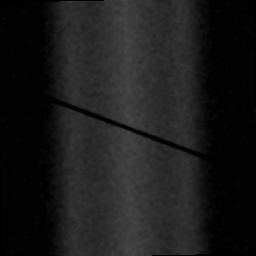
#> input picture dataset/expanded_benchmark/osteoporosis/benchmark_fractures_01127.png, 256 x 256 px; its folder holds 4 pictures in this run
$ python debug_norm_comparison.py
#> lines starting #> are read from the running program, lines starting #| are printed output that depends on the picture; after the words box and inside, x2 and y2 are one past the last pixel; in counts of white or black regions, pixels touching at a corner belong together; long printed decimals are rounded; pictures that were not available may be replaced by others from this repository, and a replacement may not be noted
#!/usr/bin/env python3
"""Debug gray_norm normalization"""

from pathlib import Path
import numpy as np
from PIL import Image

def test_normalization(img_path):
    """Test different normalization methods"""
    pil_img = Image.open(str(img_path)).convert("RGB")
    raw_img = np.array(pil_img)

    # Method 1: Simple division (from debug_radiometric.py)
    gray_arr1 = raw_img.mean(2).astype(np.float32) / 255.0
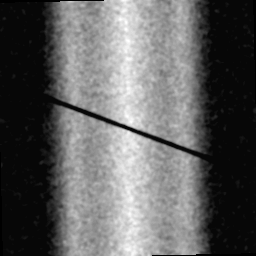
#> gray_arr1: shape (256, 256) float32; min 0, max 0.282, mean 0.107; drawn with min black and max white

    # Method 2: Min-max normalization (from run_inference)
    gray_arr2 = raw_img.mean(2).astype(np.float32) / 255.0
    gray_norm = (gray_arr2 - gray_arr2.min()) / (gray_arr2.max() - gray_arr2.min() + 1e-8)

    print(f"\nImage: {Path(img_path).name}")
    print(f"  Simple div (0-1):")
    print(f"    range: [{gray_arr1.min():.4f}, {gray_arr1.max():.4f}]")
#|     range: [0.0000, 0.2824]
    print(f"    mean:  {gray_arr1.mean():.4f}, std: {gray_arr1.std():.4f}")
#|     mean:  0.1066, std: 0.0879

    print(f"  Min-max norm (0-1):")
    print(f"    range: [{gray_norm.min():.4f}, {gray_norm.max():.4f}]")
#|     range: [0.0000, 1.0000]
    print(f"    mean:  {gray_norm.mean():.4f}, std: {gray_norm.std():.4f}")
#|     mean:  0.3777, std: 0.3113

    # Show that they are different
    diff = np.abs(gray_arr1 - gray_norm).mean()
#> diff = 0.271
    print(f"  Difference: {diff:.6f}")
#|   Difference: 0.271

    return gray_arr1, gray_norm

test_osteo = list(Path("dataset/expanded_benchmark/osteoporosis").glob("*"))[0]
test_normal = list(Path("dataset/expanded_benchmark/normal").glob("*"))[0]

print("="*60)
print("NORMALIZATION COMPARISON")
print("="*60)

simple_osteo, minmax_osteo = test_normalization(test_osteo)
simple_normal, minmax_normal = test_normalization(test_normal)
#|     range: [0.0000, 0.2824]
#|     mean:  0.1066, std: 0.0879
#|     range: [0.0000, 1.0000]
#|     mean:  0.3777, std: 0.3113
#|   Difference: 0.271

print("\n" + "="*60)
print("Impact on radiometric features:")
print("="*60)

from scipy.ndimage import laplace
from skimage.filters import sobel

def quick_radio(arr_norm):
    bone_mask = (arr_norm > np.percentile(arr_norm, 35)).astype(np.float32)
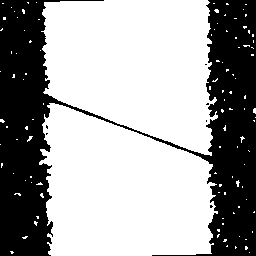
#> bone_mask: shape (256, 256) float32; values 0 (black) and 1 (white), 63.8% white; 7 black regions (6 under 20 px), largest, box (x1, y1, x2, y2) and area: (0, 0, 256, 256) 23706
    bone_pixels = arr_norm[bone_mask > 0] if np.sum(bone_mask) > 0 else arr_norm.flatten()
    mean_density = float(np.mean(bone_pixels))
#> mean_density = 0.163
    grad = sobel(arr_norm)
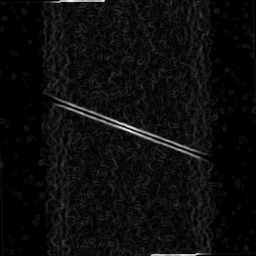
#> grad: shape (256, 256) float32; min 0, max 0.162, mean 0.00842; drawn with min black and max white
    edge_mean = float(np.mean(grad[bone_mask > 0])) if np.sum(bone_mask) > 0 else float(np.mean(grad))
#> edge_mean = 0.0118
    return edge_mean, mean_density

print(f"\nOsteoporosis image:")
edge1, dens1 = quick_radio(simple_osteo)
#> edge1 = 0.0118; dens1 = 0.163
edge2, dens2 = quick_radio(minmax_osteo)
#> edge2 = 0.0418; dens2 = 0.576
print(f"  Simple: edge={edge1:.6f}, density={dens1:.6f}")
#|   Simple: edge=0.0118, density=0.1625
print(f"  MinMax: edge={edge2:.6f}, density={dens2:.6f}")
#|   MinMax: edge=0.04178, density=0.5756

print(f"\nNormal image:")
edge1, dens1 = quick_radio(simple_normal)
edge2, dens2 = quick_radio(minmax_normal)
print(f"  Simple: edge={edge1:.6f}, density={dens1:.6f}")
#|   Simple: edge=0.0118, density=0.1625
print(f"  MinMax: edge={edge2:.6f}, density={dens2:.6f}")
#|   MinMax: edge=0.04178, density=0.5756
